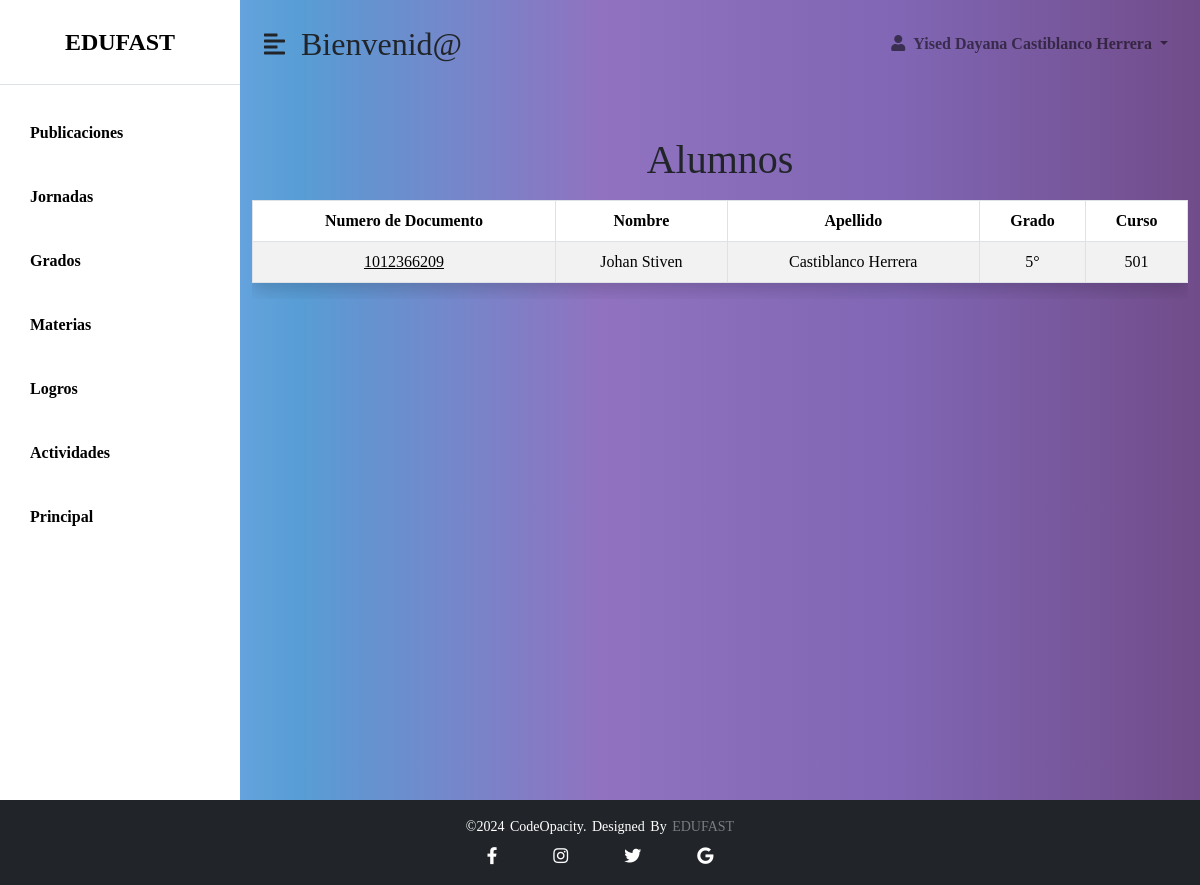
/secretaria/observador/vistas/alumnos.php (signed in), run on the app's committed database.
### tables this page shows
CREATE TABLE `registro` (
  `num_doc` int(11) NOT NULL,
  `tipo_doc` char(15) DEFAULT NULL,
  `foto_perfil` longblob DEFAULT NULL,
  `nombres` char(45) DEFAULT NULL,
  `apellidos` char(45) DEFAULT NULL,
  `celular` char(12) DEFAULT NULL,
  `telefono` char(15) DEFAULT NULL,
  `direccion` char(45) DEFAULT NULL,
  `correo` char(45) DEFAULT NULL,
  `pass` char(200) DEFAULT NULL,
  `rol_id_rol` int(11) NOT NULL,
  `jornada_id_jornada` int(11) NOT NULL
);

CREATE TABLE `estudiante` (
  `id_estudiante` int(11) NOT NULL,
  `sexo` char(10) DEFAULT NULL,
  `fecha_nacimiento` date DEFAULT NULL,
  `Eps` varchar(45) DEFAULT NULL,
  `RH` char(10) DEFAULT NULL,
  `NIvel_educativo` char(45) DEFAULT NULL,
  `grado_cursado` char(15) NOT NULL,
  `Estado` char(25) DEFAULT NULL,
  `registro_num_doc` int(11) NOT NULL,
  `registro_rol_id_rol` int(11) NOT NULL,
  `registro_jornada_id_jornada` int(11) NOT NULL
);

CREATE TABLE `grado` (
  `id_grado` int(11) NOT NULL,
  `nivel_educativo` char(45) DEFAULT NULL,
  `grado` char(10) DEFAULT NULL
);

CREATE TABLE `cursos` (
  `id_cursos` int(11) NOT NULL,
  `curso` char(10) DEFAULT NULL,
  `grado_id_grado` int(11) NOT NULL
);

### secretaria/observador/funciones/consultar.php (called while the page is built, shortened)
<?php
include_once "../configuracion/Conexion.php";
try {
    $estudiantes = $base_de_datos->query("SELECT
    registro.*,
    estudiante.*,
    matricula.*,
    grado.grado AS nombre_grado,
    cursos.curso AS nombre_curso
FROM registro
INNER JOIN estudiante ON registro.num_doc = estudiante.registro_num_doc
INNER JOIN matricula ON matricula.estudiante_registro_num_doc = registro.num_doc
INNER JOIN grado ON matricula.grado_id_grado = grado.id_grado
INNER JOIN cursos ON matricula.cursos_id_cursos = cursos.id_cursos;
")->fetchAll(PDO::FETCH_ASSOC);
} catch (PDOException $e) {
    echo "Error de conexión: " . $e->getMessage();
    exit();
}
?>

### secretaria/observador/vistas/alumnos.php (the view, shortened to what this page needs)
<?php
include_once "../funciones/consultar.php";
?>
<!DOCTYPE html>
<html lang="en">
<head>
    <link href="https://cdn.jsdelivr.net/npm/bootstrap@5.0.0-beta3/dist/css/bootstrap.min.css" rel="stylesheet" />
    <link rel="stylesheet" href="https://cdnjs.cloudflare.com/ajax/libs/font-awesome/5.15.3/css/all.min.css" />
    <link rel="stylesheet" href="../../../css/stylsecre.css"/>
    <link rel="stylesheet" href="../css/principal.css"/>
</head>
<body>
    <div class="d-flex" id="wrapper">
        <div class="listado" id="sidebar-wrapper">
            <div class="sidebar-heading text-center py-4 primary-text fs-4 fw-bold text-uppercase border-bottom">EDUFAST</div>
            <div class="list-group list-group-flush my-3">
                <a href="../../publicaciones/vistas/publicaciones_crear.php" class="list-group-item list-group-item-action bg-transparent second-text fw-bold">Publicaciones</a>
                <a href="../../jornadas/vistas/jornadas.php" class="list-group-item list-group-item-action bg-transparent second-text fw-bold">Jornadas</a>
                <a href="../../grados/vistas/grados.php" class="list-group-item list-group-item-action bg-transparent second-text fw-bold">Grados</a>
                <a href="../../materiaphp/materia.php" class="list-group-item list-group-item-action bg-transparent second-text fw-bold">Materias</a>
                <a href="../../logrophp/logros.php" class="list-group-item list-group-item-action bg-transparent second-text fw-bold">Logros</a>
                <a href="../../actividad/actividad.php" class="list-group-item list-group-item-action bg-transparent second-text fw-bold">Actividades</a>
                <a href="../../../admin/pag_principal.php" class="list-group-item list-group-item-action bg-transparent second-text fw-bold">Principal</a>
            </div>
        </div>
        <div id="page-content-wrapper">
            <nav class="navbar navbar-expand-lg navbar-light bg-transparent py-4 px-4">
                <div class="d-flex align-items-center">
                    <i class="fas fa-align-left fs-4 me-3" id="menu-toggle"></i>
                    <h2 class="fs-2 m-0">Bienvenid@</h2>
                </div>
                <div class="collapse navbar-collapse" id="navbarSupportedContent">
                    <ul class="navbar-nav ms-auto mb-2 mb-lg-0">
                        <li class="nav-item dropdown">
                            <a class="nav-link dropdown-toggle  fw-bold" href="#" id="navbarDropdown"
                                role="button" data-bs-toggle="dropdown" aria-expanded="false">
                                <i class="fas fa-user me-2"></i><?php echo $_SESSION['nombres']; ?> <?php echo $_SESSION['apellidos']; ?>
                            </a>
                        </li>
                    </ul>
                </div>
            </nav>
			<div class="container mt-5">
                <div class="row">
                    <div class="col-md-12 text-center">
                        <h1 class="mb-3">Alumnos</h1>
                        <div class="table-responsive">
                        <table class="table table-hover rounded shadow table-bordered table-striped">
                        <thead>
                        <tr>
                            <th>Numero de Documento</th>
                            <th>Nombre</th>
                            <th>Apellido</th>
                            <th>Grado</th>
                            <th>Curso</th>
                            </tr>
                        </thead>
                        <tbody>
    <?php foreach ($estudiantes as $estudiante) : ?>
        <tr>
            <td class="text-center">
                <a class="text-reset" href="observador.php?num_doc=<?php echo $estudiante['num_doc']; ?>">
                    <?php echo $estudiante['registro_num_doc']; ?>
                </a>
            </td>
            <td class="text-center"><?php echo $estudiante['nombres']; ?></td>
            <td class="text-center"><?php echo $estudiante['apellidos']; ?></td>
            <td class="text-center"><?php echo $estudiante['nombre_grado']; ?></td>
            <td class="text-center"><?php echo $estudiante['nombre_curso']; ?></td>
        </tr>
    <?php endforeach; ?>
</tbody>
                        </table>
                    </div>
                    </div>
        </div>
                </div>
            </div>
            </div>
<footer class="footer-bottom bg-dark text-white text-center py-3 mt-auto">
        <p class="mb-0">©2024 codeOpacity. Designed by <span>EDUFAST</span></p>
        <div class="socials d-flex justify-content-center mt-2">
            <a href="https://www.facebook.com/cedid.sanpablo.3?locale=es_LA" class="text-white mx-2"><i class="fab fa-facebook-f"></i></a>
            <a href="https://www.instagram.com/plumapaulista/" class="text-white mx-2"><i class="fab fa-instagram"></i></a>
            <a href="https://x.com/Cedidsanpablo" class="text-white mx-2"><i class="fab fa-twitter"></i></a>
            <a href="mailto:cedidsanpablobosa7@educacionbogota.edu.co" class="text-white mx-2"><i class="fab fa-google"></i></a>
        </div>
    </footer>
</body>
</html>

### css/stylsecre.css (style rules this page uses)
body { margin: 0; padding: 0; font-family: serif; background-color: #EAF4F4; background-image: linear-gradient( to right, #c7887f, #b36f6f, #693636, #6b2727, #512e2e ); display: flex; flex-direction: column; min-height: 100vh; }
:root { --main-bg-color: #009d63; --main-text-color: #009d63; --second-text-color: #000000; --second-bg-color: #c1efde; --three-bg-color:#a4a4a4; --fourth-bg-color:#545454; }
.listado { background-color: white; }
.primary-text { color: var( --second-text-color); }
.second-text { color: var( --second-text-color); }
#wrapper { overflow-x: hidden; background-image: linear-gradient( to right, #94bafc, #589dd5, #9072c0, #8066b4, #714c8a ); }
#sidebar-wrapper { min-height: 100vh; margin-left: -15rem; -webkit-transition: margin 0.25s ease-out; -moz-transition: margin 0.25s ease-out; -o-transition: margin 0.25s ease-out; transition: margin 0.25s ease-out; }
#sidebar-wrapper .sidebar-heading { padding: 0.875rem 1.25rem; font-size: 1.2rem; }
#sidebar-wrapper .list-group { width: 15rem; }
#page-content-wrapper { min-width: 100vw; }
#menu-toggle { cursor: pointer; }
.list-group-item { border: none; padding: 20px 30px; }
.socials { list-style: none; display: flex; align-items: center; justify-content: center; }
.socials a { text-decoration: none; color: #fff; }
.socials a i { font-size: 17px; padding: 0px 20px; transition: color .4s ease; }
.footer-bottom { background: #000; width: 100%; padding: 20px 0; text-align: center; }
.footer-bottom p { font-size: 14px; color: white; word-spacing: 2px; text-transform: capitalize; }
.footer-bottom span { text-transform: uppercase; opacity: .4; font-weight: 200; }
@media (min-width: 768px) { #sidebar-wrapper { margin-left: 0; } }
@media (min-width: 768px) { #page-content-wrapper { min-width: 0; width: 100%; } }

### data on the page
registro: estudiante.registro_num_doc "1012366209", nombres "Johan Stiven", apellidos "Castiblanco Herrera", grado.grado "5°", cursos.curso "501"

### other printed values
$_SESSION['nombres'] "Yised Dayana"
$_SESSION['apellidos'] "Castiblanco Herrera"
